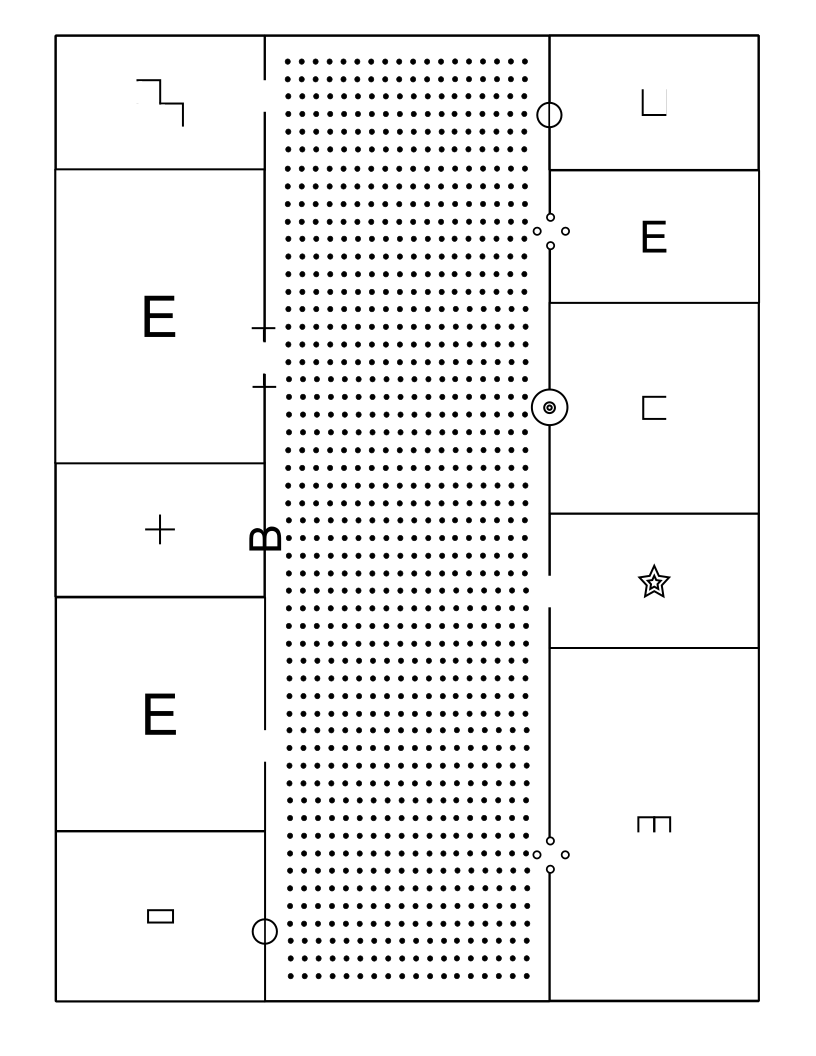
#> input picture distractor_floorplan_E.png, 816 x 1056 px
$ python edge_tracing.py distractor_floorplan_E.png
#> lines starting #> are read from the running program, lines starting #| are printed output that depends on the picture; after the words box and inside, x2 and y2 are one past the last pixel; in counts of white or black regions, pixels touching at a corner belong together
"""This file finds every printed black line and symbol mark in an image on
its own, independent of the crop. It's used both to help locate the paper
and to detect symbols.

Edge tracing: find the printed black lines in an image, on their own.

This file is self-contained on purpose: it doesn't import or depend on the
auto-crop pipeline. It takes an image (the reference PNG, or a video frame)
and, optionally, a region polygon to stay inside, and returns what ink it
found there. The caller passes the paper's crop as that region once the map
is locked, so on video frames tracing only ever processes the paper's own
pixels -- not the desk, the other sheet, or hands off the page. (Before the
map has been found there is no crop yet, so the whole frame is traced to
find it.) The auto-crop pipeline then *uses* these results to score and
fine-tune its crop (paper_locator.alignment_score,
corner_fitting.refine_with_traced_lines).

What it does:
  1. ink_mask         -- every thin dark stroke (walls, symbols, dots, text).
                         Uses a morphological "black-hat" filter: it keeps
                         dark marks that are thinner than ~9 px and ignores
                         large dark areas, so the desk, shadows and the
                         gap around the paper don't show up as "ink" even
                         though they're dark. No threshold on absolute
                         brightness, so it works on the full video frame
                         with no crop at all.
  2. ink_classes      -- splits that ink into dots / symbols / walls by the
                         size of each connected mark.
  3. trace_segments   -- straight wall segments (Hough), merged so one
                         printed line becomes one segment.
  4. build_line_graph -- turns the segments into a graph: nodes are line
                         ends, corners and T-junctions; edges are the lines
                         between them. This is what gets written to JSON.

Run on its own to inspect what it sees:
    python edge_tracing.py distractor_floorplan_E.png
    python edge_tracing.py S-19_Elevator.mp4 --time 105
"""

import argparse
import json
import math
import os

import cv2
import numpy as np

BLACKHAT_KERNEL = 9       # px; strokes thinner than this count as ink
INK_THRESHOLD = 30        # black-hat response (0-255) needed to count as ink

# Size classes, in pixels of the image being classified. For a video frame
# these are only used for the JSON graph/debug view; scoring classifies in
# map space instead (see paper_locator.alignment_score), where sizes are fixed.
DOT_MAX_EXTENT = 12       # marks no bigger than this are texture dots
WALL_MIN_EXTENT = 80      # marks at least this long are walls

CLASS_DOT, CLASS_SYMBOL, CLASS_WALL = 1, 2, 3


# ---------------------------------------------------------------- loading

def load_image(path):
    """Read an image as BGR on a white background. A transparent PNG has
    its transparent areas composited onto white (read naively they come
    out black, which would trace as one giant ink blob); grayscale becomes
    BGR."""
    raw = cv2.imread(path, cv2.IMREAD_UNCHANGED)
    if raw is None:
        return None
    if raw.ndim == 2:
        return cv2.cvtColor(raw, cv2.COLOR_GRAY2BGR)
    if raw.shape[2] == 4:
        bgr = raw[:, :, :3].astype(np.float32)
        alpha = raw[:, :, 3:4].astype(np.float32) / 255.0
        return (bgr * alpha + 255.0 * (1 - alpha)).astype(np.uint8)
    return raw


# ---------------------------------------------------------------- 1. ink

def ink_mask(gray, kernel=BLACKHAT_KERNEL, threshold=INK_THRESHOLD, region=None):
    """Binary mask (0/255) of thin dark strokes in a grayscale image.

    region: optional polygon (N x 2 points). If given, only pixels inside it
    are processed at all -- the filter runs on just that polygon's bounding
    box, and everything outside the polygon is left empty. The caller
    decides what the region is (e.g. the paper's crop); this file never
    works it out itself.
    """
    se = cv2.getStructuringElement(cv2.MORPH_ELLIPSE, (kernel, kernel))
    if region is None:
        blackhat = cv2.morphologyEx(gray, cv2.MORPH_BLACKHAT, se)
        return (blackhat > threshold).astype(np.uint8) * 255
    h, w = gray.shape[:2]
    poly = np.int32(np.rint(np.asarray(region, np.float32)))
    pad = kernel                      # so the filter has context at the box edge
    x, y, bw, bh = cv2.boundingRect(poly)
    x0, y0 = max(0, x - pad), max(0, y - pad)
    x1, y1 = min(w, x + bw + pad), min(h, y + bh + pad)
    out = np.zeros((h, w), np.uint8)
    if x1 - x0 < 3 or y1 - y0 < 3:
        return out
    blackhat = cv2.morphologyEx(gray[y0:y1, x0:x1], cv2.MORPH_BLACKHAT, se)
    inside = np.zeros((y1 - y0, x1 - x0), np.uint8)
    cv2.fillPoly(inside, [poly - [x0, y0]], 255)
    out[y0:y1, x0:x1] = np.where((blackhat > threshold) & (inside > 0), 255, 0).astype(np.uint8)
    return out


# ---------------------------------------------------------------- 2. classes

def ink_classes(mask, dot_max=DOT_MAX_EXTENT, wall_min=WALL_MIN_EXTENT):
    """Per-pixel class image: 0 background, 1 dot, 2 symbol, 3 wall.

    Each connected mark is classed by its bounding-box extent (its longer
    side): tiny marks are the corridor's texture dots, long marks are walls
    (one connected wall network is a single, very long mark), and
    everything in between -- letters, stars, stairs, circles -- is a symbol.
    """
    n, labels, stats, _ = cv2.connectedComponentsWithStats(mask, connectivity=8)
    extent = np.maximum(stats[:, cv2.CC_STAT_WIDTH], stats[:, cv2.CC_STAT_HEIGHT])
    lut = np.where(extent <= dot_max, CLASS_DOT,
                   np.where(extent >= wall_min, CLASS_WALL, CLASS_SYMBOL))
    lut = lut.astype(np.uint8)
    lut[0] = 0
    return lut[labels]


# ---------------------------------------------------------------- 3. segments

def trace_segments(wall_mask, min_len=25):
    """Straight segments (x1, y1, x2, y2) along the walls, with the many
    near-duplicate Hough hits on one thick printed line merged into one."""
    raw = cv2.HoughLinesP(wall_mask, 1, np.pi / 180, threshold=20,
                          minLineLength=min_len, maxLineGap=4)
    if raw is None:
        return []
    return merge_segments(raw.reshape(-1, 4).astype(np.float32))


def merge_segments(segments, angle_tol=3.0, offset_tol=4.0, gap_tol=8.0):
    """Merge segments that lie on the same printed line: same angle (within
    angle_tol degrees), same perpendicular offset (within offset_tol px),
    and touching or overlapping along their length (gap <= gap_tol)."""
    groups = []   # each: [angle_deg, unit_dir, normal, offset, t0, t1, weight]
    order = np.argsort(-np.hypot(segments[:, 2] - segments[:, 0],
                                 segments[:, 3] - segments[:, 1]))
    for i in order:
        x1, y1, x2, y2 = segments[i]
        length = math.hypot(x2 - x1, y2 - y1)
        if length < 1e-6:
            continue
        angle = math.degrees(math.atan2(y2 - y1, x2 - x1)) % 180
        for g in groups:
            diff = abs(angle - g[0]) % 180
            if min(diff, 180 - diff) > angle_tol:
                continue
            d, n = g[1], g[2]
            if abs(n @ np.float32([x1, y1]) - g[3]) > offset_tol:
                continue
            if abs(n @ np.float32([x2, y2]) - g[3]) > offset_tol:
                continue
            a, b = sorted((d @ np.float32([x1, y1]), d @ np.float32([x2, y2])))
            if a > g[5] + gap_tol or b < g[4] - gap_tol:
                continue
            g[4], g[5] = min(g[4], a), max(g[5], b)
            g[6] += length
            break
        else:
            rad = math.radians(angle)
            d = np.float32([math.cos(rad), math.sin(rad)])
            n = np.float32([-d[1], d[0]])
            a, b = sorted((d @ np.float32([x1, y1]), d @ np.float32([x2, y2])))
            groups.append([angle, d, n, float(n @ np.float32([x1, y1])), a, b, length])
    merged = []
    for _, d, n, offset, t0, t1, _ in groups:
        p0 = d * t0 + n * offset
        p1 = d * t1 + n * offset
        merged.append((float(p0[0]), float(p0[1]), float(p1[0]), float(p1[1])))
    return merged


# ---------------------------------------------------------------- 4. graph

def build_line_graph(segments, node_tol=8.0):
    """Nodes + edges from wall segments.

    Nodes are where lines end, meet at a corner, or butt into another line
    (a T-junction, which splits that other line in two). Endpoints within
    node_tol px of each other are the same node. Edges are the straight
    lines between nodes, with their length and angle.
    """
    segs = [np.float32(s).reshape(2, 2) for s in segments]
    # T-junctions: an endpoint resting on another segment's interior splits it
    cut_points = [[] for _ in segs]
    for i, s in enumerate(segs):
        for p in s:
            for j, t in enumerate(segs):
                if i == j:
                    continue
                d = t[1] - t[0]
                length = float(np.linalg.norm(d))
                if length < 1e-6:
                    continue
                u = float(np.dot(p - t[0], d) / (length * length))
                if not (0.0 < u < 1.0):
                    continue
                if min(u, 1 - u) * length <= node_tol:
                    continue  # near that segment's end: a corner, not a T
                v = p - t[0]
                perp = abs(float(d[0] * v[1] - d[1] * v[0])) / length
                if perp <= node_tol:
                    cut_points[j].append(u)
    pieces = []
    for s, cuts in zip(segs, cut_points):
        us = [0.0] + sorted(cuts) + [1.0]
        for a, b in zip(us, us[1:]):
            if b - a > 1e-3:
                pieces.append((s[0] + a * (s[1] - s[0]), s[0] + b * (s[1] - s[0])))

    nodes = []    # [sum_x, sum_y, count]

    def node_for(p):
        p = (float(p[0]), float(p[1]))
        for k, (sx, sy, c) in enumerate(nodes):
            if math.hypot(sx / c - p[0], sy / c - p[1]) <= node_tol:
                nodes[k] = [sx + p[0], sy + p[1], c + 1]
                return k
        nodes.append([float(p[0]), float(p[1]), 1])
        return len(nodes) - 1

    edges = []
    for a, b in pieces:
        ia, ib = node_for(a), node_for(b)
        if ia != ib and not any({e[0], e[1]} == {ia, ib} for e in edges):
            edges.append((ia, ib))
    degree = [0] * len(nodes)
    for ia, ib in edges:
        degree[ia] += 1
        degree[ib] += 1
    node_list = [{"id": k, "x": round(sx / c, 1), "y": round(sy / c, 1),
                  "degree": degree[k]} for k, (sx, sy, c) in enumerate(nodes)]
    edge_list = []
    for k, (ia, ib) in enumerate(edges):
        a, b = node_list[ia], node_list[ib]
        edge_list.append({
            "id": k, "from": ia, "to": ib,
            "length": round(math.hypot(b["x"] - a["x"], b["y"] - a["y"]), 1),
            "angle": round(math.degrees(math.atan2(b["y"] - a["y"],
                                                   b["x"] - a["x"])) % 180, 1),
        })
    return {"nodes": node_list, "edges": edge_list}


# ---------------------------------------------------------------- all at once

class Trace:
    """Everything edge tracing found in one image."""

    def __init__(self, gray, dot_max=DOT_MAX_EXTENT, wall_min=WALL_MIN_EXTENT,
                 with_graph=True, region=None):
        self.shape = gray.shape
        self.region = region
        self.ink = ink_mask(gray, region=region)
        self.classes = ink_classes(self.ink, dot_max, wall_min)
        self.walls = np.where(self.classes == CLASS_WALL, 255, 0).astype(np.uint8)
        self.segments = trace_segments(self.walls) if with_graph else []
        self.graph = build_line_graph(self.segments) if with_graph else None

    def symbol_marks(self):
        """Bounding boxes (x0, y0, x1, y1) of symbol marks, with marks that
        belong together (a letter's pieces, a circle and its centre dot)
        grouped into one."""
        sym = np.where(self.classes == CLASS_SYMBOL, 255, 0).astype(np.uint8)
        grouped = cv2.dilate(sym, np.ones((7, 7), np.uint8))
        n, _, stats, _ = cv2.connectedComponentsWithStats(grouped, connectivity=8)
        boxes = []
        for i in range(1, n):
            x, y, w, h = stats[i, :4]
            boxes.append((int(x) + 3, int(y) + 3, int(x + w) - 3, int(y + h) - 3))
        return boxes

    def to_json(self, **extra):
        counts = {name: int((self.classes == c).sum()) for c, name in
                  ((CLASS_DOT, "dot_px"), (CLASS_SYMBOL, "symbol_px"),
                   (CLASS_WALL, "wall_px"))}
        return {"width": int(self.shape[1]), "height": int(self.shape[0]),
                "ink": counts, "lines": self.graph, **extra}


# [23 lines left out: function classify_shape, not called in this run]


def draw_trace(canvas, trace, label=True):
    """Draw what edge tracing found onto canvas (same size as the traced
    image): wall pixels, each straight wall line (red), graph nodes
    (yellow), dots (green), and each symbol boxed in blue, plus the totals.
    Symbols aren't named here: symbol_identification.py names them, from
    the map PNG's JSON."""
    canvas[trace.walls > 0] = (0, 0, 160)
    canvas[trace.classes == CLASS_DOT] = (0, 160, 0)
    for x1, y1, x2, y2 in trace.segments:
        cv2.line(canvas, (int(x1), int(y1)), (int(x2), int(y2)), (0, 0, 255), 2, cv2.LINE_AA)
    symbols = trace.symbol_marks()
    for x0, y0, x1, y1 in symbols:
        cv2.rectangle(canvas, (x0, y0), (x1, y1), (255, 0, 0), 2)
    if trace.graph:
        for n in trace.graph["nodes"]:
            cv2.circle(canvas, (int(n["x"]), int(n["y"])), 4, (0, 220, 255), -1)
    if trace.region is not None:
        cv2.polylines(canvas, [np.int32(trace.region)], True, (0, 220, 0), 1, cv2.LINE_AA)
    if label:
        g = trace.graph or {"nodes": [], "edges": []}
        where = "inside the crop" if trace.region is not None else "whole image"
        cv2.putText(canvas, f"Edge tracing (key 'w', {where}): {len(trace.segments)} wall lines, "
                    f"{len(g['nodes'])} nodes, {len(symbols)} symbols", (18, canvas.shape[0] - 50),
                    cv2.FONT_HERSHEY_SIMPLEX, 0.55, (0, 0, 255), 2, cv2.LINE_AA)


def main():
    parser = argparse.ArgumentParser(description="Trace printed lines in an image or video frame.")
    parser.add_argument("source", help="a PNG/JPG, or a video")
    parser.add_argument("--time", type=float, default=0.0,
                        help="for a video: seconds into it to trace")
    parser.add_argument("-o", "--output", help="output prefix (default: next to the source)")
    args = parser.parse_args()

    image = load_image(args.source)
#> in load_image, raw is the input picture: shape (1056, 816, 4); mean B, G, R, A 241.6, 241.6, 241.6, 255
    if image is None:
        cap = cv2.VideoCapture(args.source)
        cap.set(cv2.CAP_PROP_POS_MSEC, args.time * 1000.0)
        ok, image = cap.read()
        if not ok:
            raise SystemExit(f"Could not read an image or video frame from {args.source}")
        # a frame's map is smaller than the PNG, so its walls are shorter
        trace = Trace(cv2.cvtColor(image, cv2.COLOR_BGR2GRAY), wall_min=40)
    else:
        trace = Trace(cv2.cvtColor(image, cv2.COLOR_BGR2GRAY))
#> in ink_mask, `blackhat = cv2.morphologyEx(gray, cv2.MORPH_BLACKHAT, se)`:
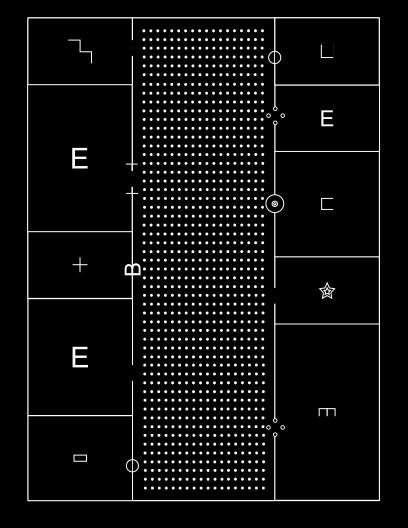
#> blackhat: shape (1056, 816) (shown at 1/2 size); min 0, max 255, mean 13.4
#> in ink_mask, `return (blackhat > threshold).astype(np.uint8) * 255`:
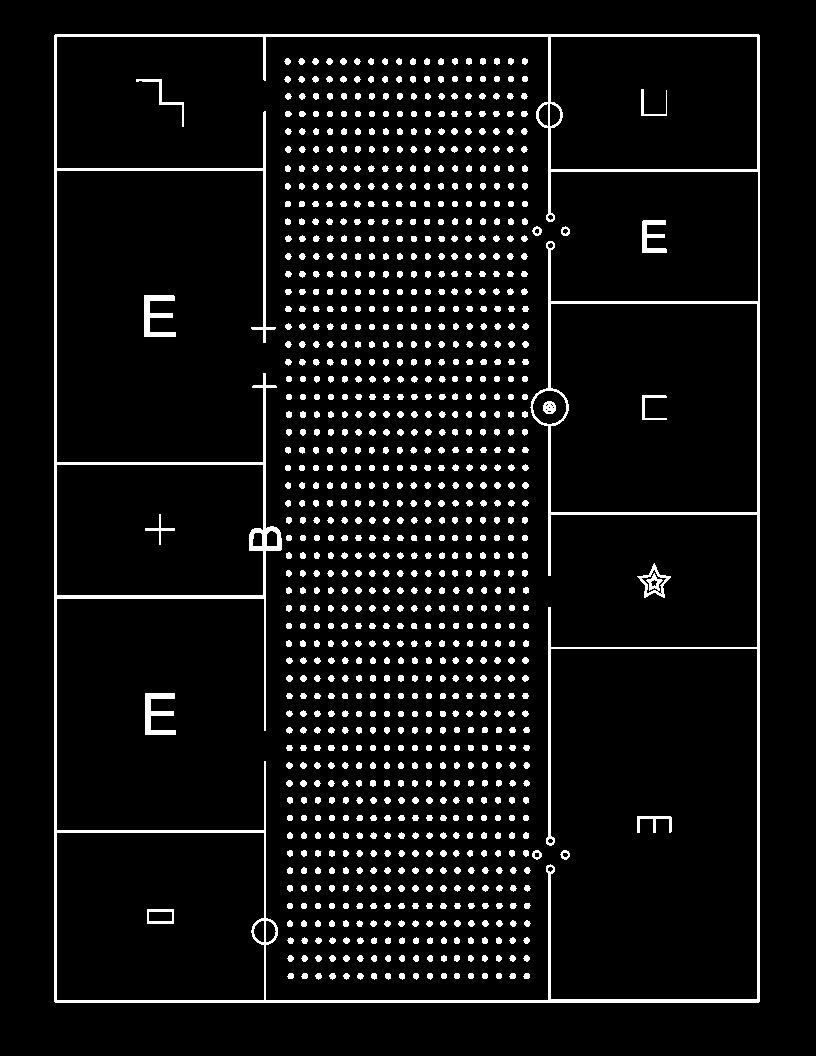
#> returned value: shape (1056, 816); 6.7% white; 970 white regions, largest, box (x1, y1, x2, y2) and area: (54, 34, 760, 1003) 21170, (144, 295, 176, 337) 646, (145, 693, 176, 735) 636
#> in ink_classes, `n, labels, stats, _ = cv2.connectedComponentsWithStats(mask, connectiv..`:
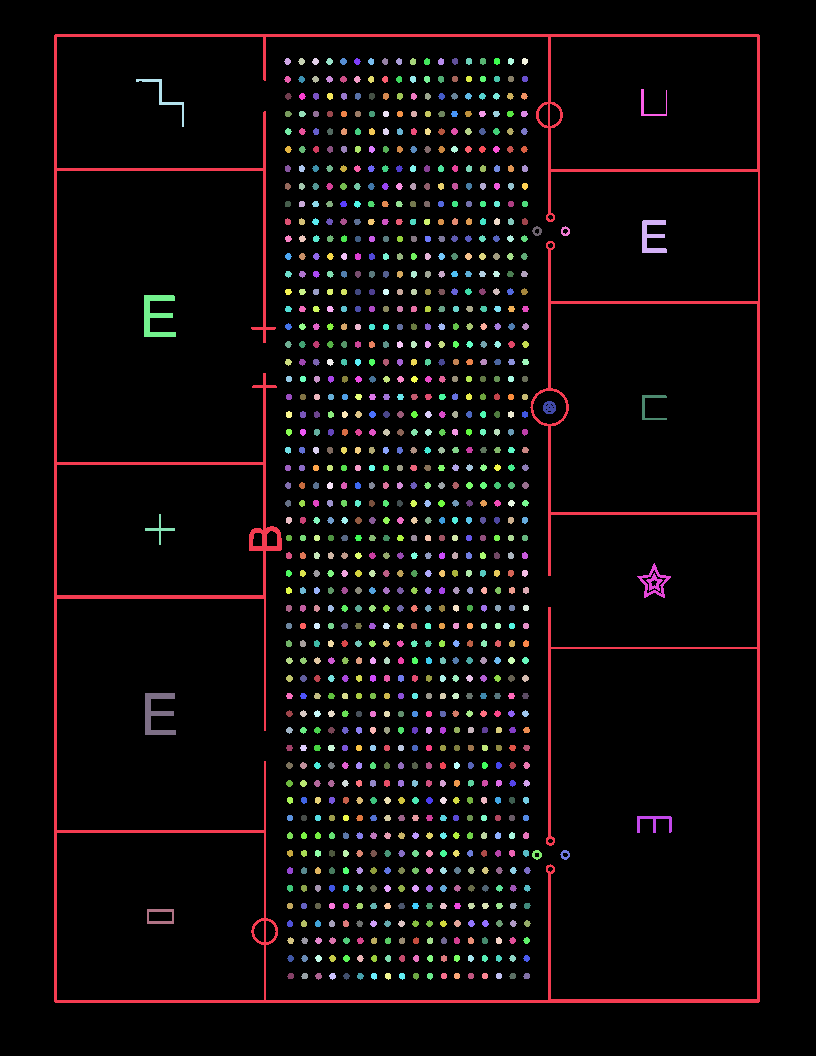
#> labels: shape (1056, 816) int32; 971 distinct labels, from 0 to 970; one colour per label, 0 black
#> in ink_classes, `n, labels, stats, _ = cv2.connectedComponentsWithStats(mask, connectiv..`: n = 971; stats = 971 rows, first 6: [0, 0, 816, 1056, 804341], [54, 34, 706, 969, 21170], [284, 58, 7, 7, 35], [298, 58, 7, 7, 35], [312, 58, 7, 7, 36], [326, 58, 7, 7, 36]
#> in ink_classes, `extent = np.maximum(stats[:, cv2.CC_STAT_WIDTH], stats[:, cv2.CC_STAT_..`: extent = 971 values, max 1056 at index 0, min 6 at index 32, mean 9.21
#> in ink_classes, `lut = np.where(extent <= dot_max, CLASS_DOT, np.where(extent >= wall_m..`: lut = 971 values, max 3 at index 0, min 1 at index 2, mean 1.02
#> in ink_classes, `return lut[labels]`:
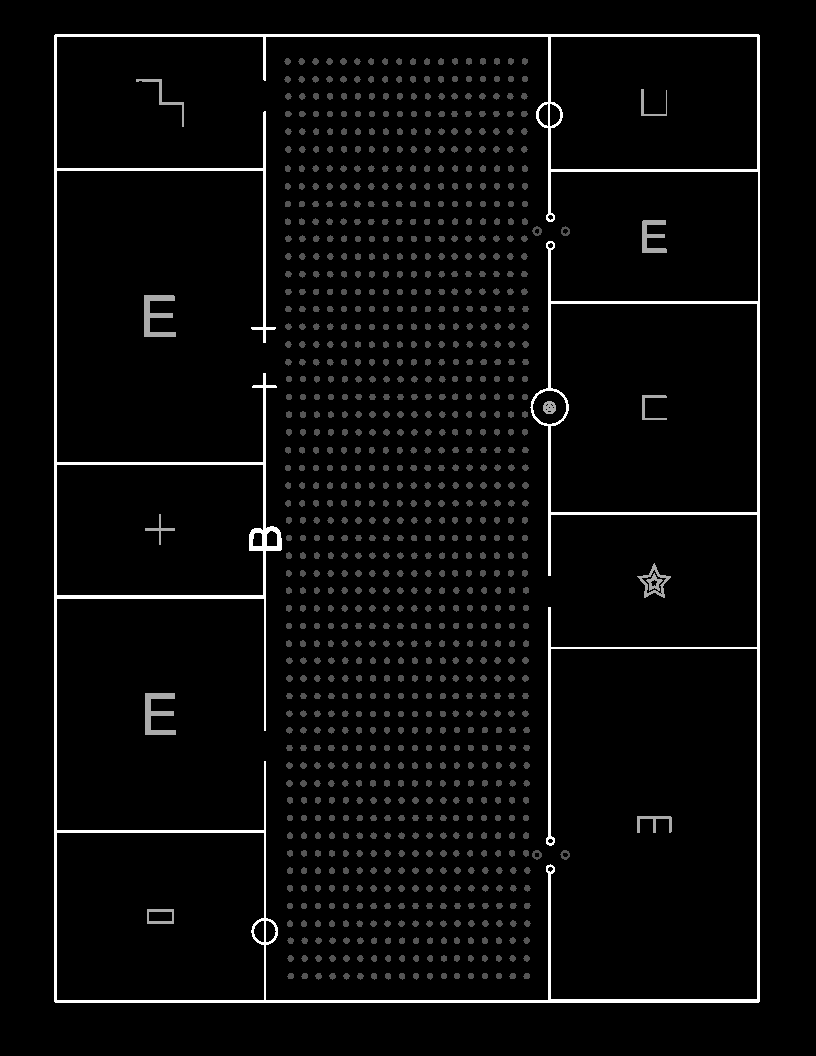
#> returned value: shape (1056, 816); min 0, max 3, mean 0.12; drawn with min black and max white
#> (the rest of the program and of its run is left out)
